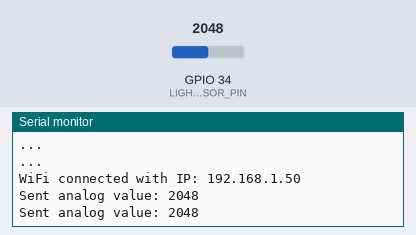
Bench run of a sketch on a simulated ESP32. Shown: the last lines printed to the serial monitor. Inputs (shaded band) come from the test bench; at power-on: GPIO 34 (LIGHT_SENSOR_PIN) = 2048. WiFi joins after 1.5 s; servers stay silent unless stated.

Above: at 2.7 s.
2.8 s: GPIO 34 (LIGHT_SENSOR_PIN) set to 2866
At 3.6 s:
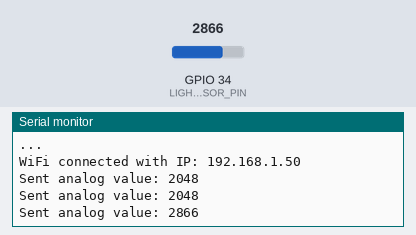
4.3 s: GPIO 34 (LIGHT_SENSOR_PIN) set to 3603
At 5.1 s:
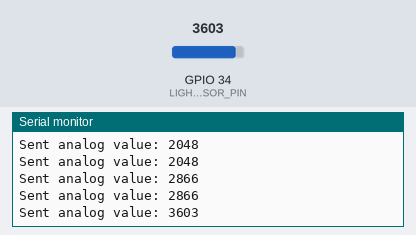
Timing chart, 0 to 7.3 s (numbered marks = the images above; inputs shaded):
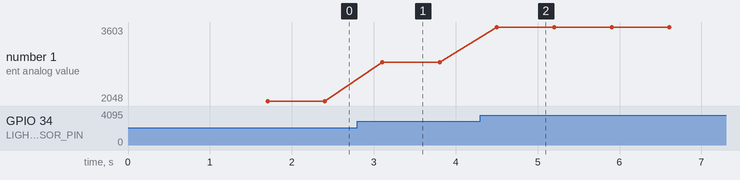

The sketch:

test.ino
```cpp
#include <WiFi.h>
#define LIGHT_SENSOR_PIN 34

const char* ssid = "yale wireless";
const char* server_ip = "172.29.31.198";
const int server_port = 10000;

void setup() {
  analogSetAttenuation(ADC_11db);
  Serial.begin(115200);

  WiFi.begin(ssid);
  unsigned long startAttemptTime = millis();
  const unsigned long timeout = 10000;

  while (WiFi.status() != WL_CONNECTED && millis() - startAttemptTime < timeout) {
    delay(500);
    Serial.println("...");
  }

  if (WiFi.status() != WL_CONNECTED) {
    Serial.println("Failed to connect to WiFi");
    return;
  }

  Serial.print("WiFi connected with IP: ");
  Serial.println(WiFi.localIP());
}

void loop() {
  WiFiClient client;
  if (!client.connect(server_ip, server_port)) {
    Serial.println("Connection to host failed");
    delay(1000);
    return;
  }

  int analogValue = analogRead(LIGHT_SENSOR_PIN);
  String message = String(analogValue);

  client.print(message);
  client.stop();

  Serial.print("Sent analog value: ");
  Serial.println(analogValue);

  delay(500);
}
```

Measured:
- after the input at 2.8 s, the serial monitor: prints a new line after 0.30 s (image 1)
- after the input at 4.3 s, the serial monitor: prints a new line after 0.20 s (image 2)
- plotted number 1: 2048 → 2866 after the input at 2.8 s, 2866 → 3603 after the input at 4.3 s
